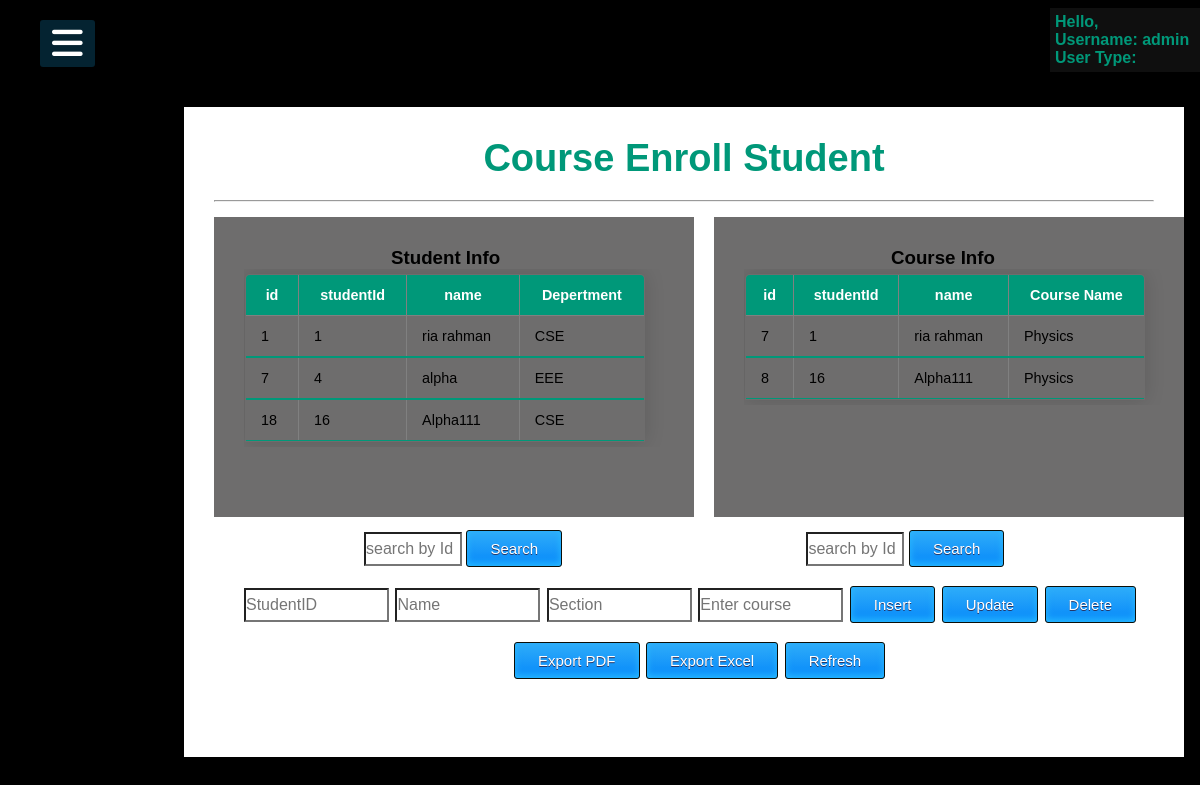
Screenshot of /mainpage/course.php (signed in) with the database file from the repository.
### tables this page shows
CREATE TABLE `student` (
  `id` int(5) NOT NULL,
  `studentId` varchar(50) NOT NULL,
  `name` varchar(50) NOT NULL,
  `section` varchar(3) NOT NULL,
  `email` varchar(50) NOT NULL,
  `mobile` varchar(20) NOT NULL,
  `cgpa` varchar(50) NOT NULL,
  `depertment` varchar(50) NOT NULL
);

CREATE TABLE `studentcourse` (
  `id` int(3) NOT NULL,
  `studentId` int(5) NOT NULL,
  `name` varchar(50) NOT NULL,
  `courseName` varchar(50) NOT NULL,
  `section` varchar(3) NOT NULL,
  `lecturerName` varchar(50) NOT NULL
);

### mainpage/course.php (the view, shortened to what this page needs)
<?php
include "../mainpage/common.inc.php";
$username = $_SESSION['username'];
$sId =$studentId=$name=$Ssection=$message=$course= "";
$id=$Sname=$section=$course1=$sid="";
?>
<!DOCTYPE html>
<html lang="en">
<head>
    <link rel="stylesheet" type="text/css" href="grade.css">
</head>
<body>
    <div class="table">
        <h1>Course Enroll Student</h1>
        <div class="box">
        <h3>Student Info</h3>
            <div>
                <table class="content-table" id="tblexportData" border="1">
                    <thead>
                        <tr>
                            <th>id</th>
                            <th>studentId</th>
                            <th>name</th>
                            <th>Depertment</th>
                        </tr>
                    </thead>
                    <?php
                    $section="";
                    $sql_s = "SELECT *FROM course WHERE assigned='$username';";
                    $result = mysqli_query($conn,$sql_s);
                    while($row = mysqli_fetch_assoc($result)){
                        $section = $row['section'];
                    }
                    $sql_table = "SELECT *FROM student WHERE section='$section';";
                    $result = mysqli_query($conn, $sql_table);
                    $rowCount = mysqli_num_rows($result);
                    if ($rowCount > 0) {
                        while ($row = mysqli_fetch_assoc($result)) {
                            echo "<tbody>
                            <tr>
                            <td>" . $row['id'] . "</td>
                            <td>" . $row['studentId'] . "</td>
                            <td>" . $row['name'] . "</td>
                            <td>" . $row['depertment'] . "</td>
                            </tr>
                            </tbody>";
                        }
                        echo "</table>";
                    } else {
                        echo $message = "No History!";
                    }
                ?>
            </div>
        </div>
        <div class="box1">
            <h3>Course Info</h3>
            <div class=tab1 id="table">
                <table class="content-table" id="tblexportData" border="1">
                    <thead>
                        <tr>
                            <th>id</th>
                            <th>studentId</th>
                            <th>name</th>
                            <th>Course Name</th>
                        </tr>
                    </thead>
                    <?php
                    $sql_table = "SELECT *FROM studentcourse WHERE lecturerName='$username';";
                    $result = mysqli_query($conn, $sql_table);
                    $rowCount = mysqli_num_rows($result);
                    if ($rowCount > 0) {
                        while ($row = mysqli_fetch_assoc($result)) {
                            echo "<tbody>
                            <tr>
                            <td>" . $row['id'] . "</td>
                            <td>" . $row['studentId'] . "</td>
                            <td>" . $row['name'] . "</td>
                            <td>" . $row['courseName'] . "</td>
                            </tr>
                            </tbody>";
                        }
                        echo "</table>";
                    } else {
                        echo $message = "No History!";
                    }
                ?>
            </div>
        </div>
        <hr>
        <form method="post">
            <input style="margin-top:330px;margin-left:150px;width:10%;" type="text" name="sId" placeholder="search by Id">
            <input type="submit" value="Search" name="search">
            <input style="margin-top:330px;margin-left:240px;width:10%;" type="text" name="sId1" value="<?php echo $sid ?>" placeholder="search by Id">
            <input type="submit" value="Search" name="search1"><br>
            <input style="margin-left:30px;width:15%;" type="text" placeholder="StudentID" name="id" value="<?php echo $studentId ?>" readonly>
            <input style="margin-left:2px;width:15%;" type="text" name="Sname" placeholder="Name" value="<?php echo $name ?>" readonly>
            <input style="margin-left:2px;width:15%;" type="text" name="section" placeholder="Section" value="<?php echo $Ssection ?>" readonly>
            <input style="margin-left:2px;width:15%;" type="text" name="course" value="<?php echo $course1 ?>" placeholder="Enter course">
            <input style="margin-left:2px;" type="submit" name="insert" value="Insert">
            <input style="margin-left:2px;" type="submit" name="update" value="Update">
            <input style="margin-left:2px;" type="submit" name="delete" value="Delete"><br>
            <input style="margin-left:300px;" name="PRINT" id="PRINT" onclick="savePDF()" type="submit" value="Export PDF">
            <input style="margin-left:2px;" type="submit" name="excel" onclick="exportToExcel('tblexportData', 'user-data')" value="Export Excel">
            <input style="margin-left:2px;" type="submit" name="REFRESH" value="Refresh">
        </form>
    </div>
</body>
</html>

### mainpage/common.inc.php (shortened to what this page needs)
<?php
	include "../db/db_connect.inc.php";
	if (!isset($_SESSION['username'])) {
		header("Location: ../login/index.php");
	} else {
		$uname = $_SESSION['username'];
		$sql = "SELECT * FROM login WHERE username='$uname'";
		$result = mysqli_query($conn, $sql);
		while ($row = mysqli_fetch_assoc($result)) {
			$type = $name="";
			$type=($_COOKIE['type']);
			$name=($_COOKIE['name']);
		}
	}
?>
<!DOCTYPE html>
<html>
	<head>
		<link rel="stylesheet" href="common.css">
	</head>
	<body>
		<label for="check">
		<i class="fas fa-bars" id="btn"></i>
		</label>
		<div class="unknown" class="boxp">
			<p>Hello, <?php echo strtoupper($name); ?></p>
			<p>Username: <?php echo $_SESSION['username']; ?></p>
			<p>User Type: <?php echo $type; ?></p>
		</div>
	</body>
</html>

### mainpage/common.css (style rules this page uses)
body { font-family: 'Roboto' , sans-serif; }
* { margin:0; padding:0; list-style:none; text-decoration:none; overflow: hidden; }
label #btn,label #cancel { position:absolute; cursor:pointer; background:#042331; border-radius:3px; }
label #btn { left:40px; top:20px; font-size:35px; color:white; padding:6px 12px; }
.unknown { width: 180px; color: #009879; background: rgb(15, 15, 15); text-align: left; font-weight: bold; padding: 5px; top: 5%; left: 95%; position: absolute; transform: translate(-50% ,-50%); box-sizing: border-box; }

### mainpage/grade.css (style rules this page uses)
body { margin:0; padding:0; font-family: sans-serif; background-color:#000; overflow: hidden; }
.table { width: 1000px; height: 650px; background: #fff; top:54%; left: 57%; position: absolute; transform: translate(-50% ,-50%); box-sizing: border-box; padding: 30px 30px; overflow: scroll; }
.box { width: 480px; height: 300px; background: rgb(110, 109, 109); top:40%; left: 27%; position: absolute; transform: translate(-50% ,-50%); box-sizing: border-box; padding: 30px 30px; overflow: scroll; }
.box1 { width: 480px; height: 300px; background: rgb(110, 109, 109); top:40%; left: 77%; position: absolute; transform: translate(-50% ,-50%); box-sizing: border-box; padding: 30px 30px; overflow: scroll; }
h1 { margin: 0; padding: 0 0 20px; text-align: center; font-size: 38px; color: #009879; }
h3 { margin-left: 35%; }
.content-table { border-collapse: collapse; margin: 5px 0; margin-left: 1px; font-size: 0.9em; min-width: 400px; border-radius: 5px 5px 0 0; overflow: hidden; box-shadow: 0 0 20px rgba(0,0,0,0.15); }
.content-table thead tr { background-color: #009879; color: #ffffff; text-align: center; font-weight: bold; }
.content-table th, .content-table td { padding: 12px 15px; }
.content-table tbody tr { border-bottom: 1px solid #dddddd; }
.content-table tbody tr:last-of-type { border-bottom: 2px solid #009879; }
input[type="submit"] { box-shadow:inset 0px -3px 7px 0px #29bbff; background:linear-gradient(to bottom, #2dabf9 5%, #0688fa 100%); background-color:#2dabf9; border-radius:3px; border:1px solid #0b0e07; display:inline-block; cursor:pointer; color:#ffffff; font-family:Arial; font-size:15px; padding:9px 23px; text-decoration:none; text-shadow:0px 1px 0px #263666; }
input[type="text"] { width: 32%; margin-bottom: 20px; margin-left: 34%; }
input[type="text"] { background: transparent; height: 30px; color: #000; font-size: 16px; }

### rows the page displays
student: id "1", studentId "1", name "ria rahman", depertment "CSE"
student: id "7", studentId "4", name "alpha", depertment "EEE"
student: id "18", studentId "16", name "Alpha111", depertment "CSE"
studentcourse: id "7", studentId "1", name "ria rahman", courseName "Physics"
studentcourse: id "8", studentId "16", name "Alpha111", courseName "Physics"

### other values shown
$_SESSION['username'] "admin"
